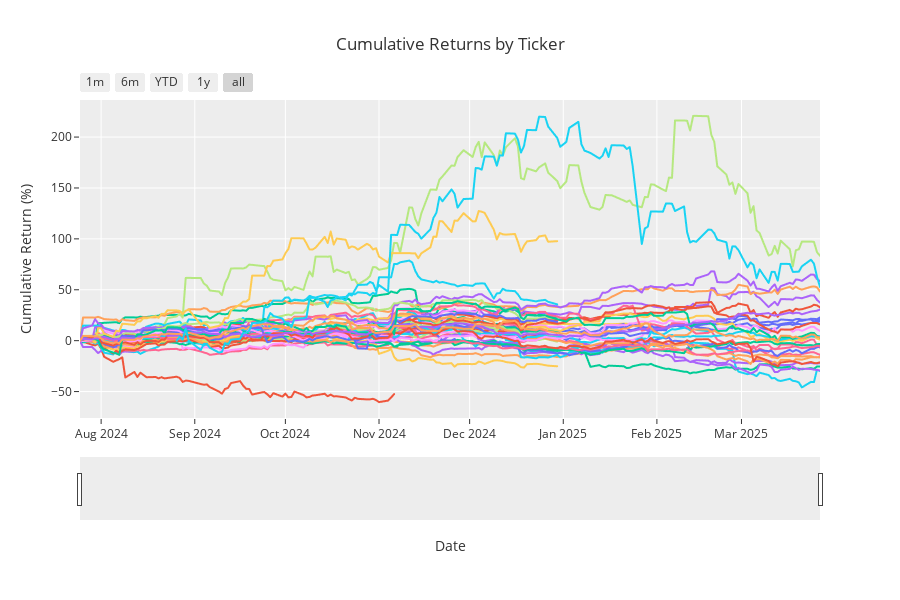

Notebook code for this chart:
### Code cell
# Calculate cumulative returns for each ticker and visualize them using Plotly
# Group data by 'ticker' and calculate cumulative returns

# Create an interactive plot using Plotly
fig = px.line(
    returns.reset_index(),
    x='index',
    y='cumulative_return',
    color='ticker',
    title='Cumulative Returns by Ticker',
    labels={'index': 'Date', 'cumulative_return': 'Cumulative Return'}
)

fig.update_layout(
    xaxis_title='Date',
    yaxis_title='Cumulative Return (%)',
    showlegend=False,
    height=600,
    template='ggplot2',
    xaxis=dict(
        rangeselector=dict(
            buttons=list([
                dict(count=1, label="1m", step="month", stepmode="backward"),
                dict(count=6, label="6m", step="month", stepmode="backward"),
                dict(count=1, label="YTD", step="year", stepmode="todate"),
                dict(count=1, label="1y", step="year", stepmode="backward"),
                dict(step="all")
            ])
        ),
        rangeslider=dict(visible=True),
        type="date"
    )
)

fig.show()
